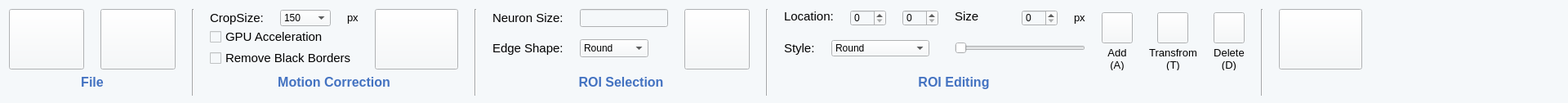
       <widget class="QWidget" name="widget_68" native="true">
        <property name="sizePolicy">
         <sizepolicy hsizetype="Preferred" vsizetype="Fixed">
          <horstretch>0</horstretch>
          <verstretch>0</verstretch>
         </sizepolicy>
        </property>
        <property name="minimumSize">
         <size>
          <width>1920</width>
          <height>126</height>
         </size>
        </property>
        <property name="maximumSize">
         <size>
          <width>16777215</width>
          <height>126</height>
         </size>
        </property>
        <property name="styleSheet">
         <string notr="true">background-color: rgb(245, 248, 250);</string>
        </property>
        <layout class="QFormLayout" name="formLayout">
         <property name="horizontalSpacing">
          <number>0</number>
         </property>
         <property name="verticalSpacing">
          <number>0</number>
         </property>
         <item row="0" column="0">
          <layout class="QGridLayout" name="gridLayout_2">
           <property name="horizontalSpacing">
            <number>20</number>
           </property>
           <item row="0" column="0" rowspan="3">
            <widget class="QPushButton" name="connectBehaviorCameraButton_2">
             <property name="sizePolicy">
              <sizepolicy hsizetype="Fixed" vsizetype="Fixed">
               <horstretch>0</horstretch>
               <verstretch>0</verstretch>
              </sizepolicy>
             </property>
             <property name="minimumSize">
              <size>
               <width>92</width>
               <height>74</height>
              </size>
             </property>
             <property name="maximumSize">
              <size>
               <width>92</width>
               <height>74</height>
              </size>
             </property>
             <property name="font">
              <font>
               <pointsize>11</pointsize>
              </font>
             </property>
             <property name="styleSheet">
              <string notr="true">color: rgb(231, 170, 255);
border-image: url(:/offline/Asset 2.png);</string>
             </property>
             <property name="text">
              <string/>
             </property>
            </widget>
           </item>
           <item row="0" column="1" rowspan="3">
            <widget class="QPushButton" name="connectBehaviorCameraButton_3">
             <property name="sizePolicy">
              <sizepolicy hsizetype="Fixed" vsizetype="Fixed">
               <horstretch>0</horstretch>
               <verstretch>0</verstretch>
              </sizepolicy>
             </property>
             <property name="minimumSize">
              <size>
               <width>92</width>
               <height>74</height>
              </size>
             </property>
             <property name="maximumSize">
              <size>
               <width>92</width>
               <height>74</height>
              </size>
             </property>
             <property name="font">
              <font>
               <pointsize>11</pointsize>
              </font>
             </property>
             <property name="styleSheet">
              <string notr="true">border-image: url(:/offline/Asset 3.png);</string>
             </property>
             <property name="text">
              <string/>
             </property>
            </widget>
           </item>
           <item row="0" column="2" rowspan="4">
            <widget class="Line" name="line">
             <property name="sizePolicy">
              <sizepolicy hsizetype="Fixed" vsizetype="Fixed">
               <horstretch>0</horstretch>
               <verstretch>0</verstretch>
              </sizepolicy>
             </property>
             <property name="minimumSize">
              <size>
               <width>2</width>
               <height>106</height>
              </size>
             </property>
             <property name="maximumSize">
              <size>
               <width>2</width>
               <height>106</height>
              </size>
             </property>
             <property name="orientation">
              <enum>Qt::Vertical</enum>
             </property>
            </widget>
           </item>
           <item row="0" column="3">
            <widget class="QLabel" name="label_161">
             <property name="sizePolicy">
              <sizepolicy hsizetype="Fixed" vsizetype="Fixed">
               <horstretch>0</horstretch>
               <verstretch>0</verstretch>
              </sizepolicy>
             </property>
             <property name="font">
              <font>
               <pointsize>11</pointsize>
              </font>
             </property>
             <property name="text">
              <string>CropSize:</string>
             </property>
             <property name="alignment">
              <set>Qt::AlignLeading|Qt::AlignLeft|Qt::AlignTop</set>
             </property>
            </widget>
           </item>
           <item row="0" column="4">
            <widget class="QComboBox" name="OffCropSizeValue">
             <property name="sizePolicy">
              <sizepolicy hsizetype="Fixed" vsizetype="Fixed">
               <horstretch>0</horstretch>
               <verstretch>0</verstretch>
              </sizepolicy>
             </property>
             <property name="minimumSize">
              <size>
               <width>62</width>
               <height>20</height>
              </size>
             </property>
             <property name="maximumSize">
              <size>
               <width>62</width>
               <height>20</height>
              </size>
             </property>
             <item>
              <property name="text">
               <string>150</string>
              </property>
             </item>
             <item>
              <property name="text">
               <string>300</string>
              </property>
             </item>
            </widget>
           </item>
           <item row="0" column="5" alignment="Qt::AlignVCenter">
            <widget class="QLabel" name="label_160">
             <property name="font">
              <font>
               <pointsize>10</pointsize>
              </font>
             </property>
             <property name="text">
              <string>px</string>
             </property>
             <property name="alignment">
              <set>Qt::AlignLeading|Qt::AlignLeft|Qt::AlignTop</set>
             </property>
            </widget>
           </item>
           <item row="0" column="6" rowspan="3">
            <widget class="QPushButton" name="connectBehaviorCameraButton_4">
             <property name="sizePolicy">
              <sizepolicy hsizetype="Fixed" vsizetype="Fixed">
               <horstretch>0</horstretch>
               <verstretch>0</verstretch>
              </sizepolicy>
             </property>
             <property name="minimumSize">
              <size>
               <width>102</width>
               <height>74</height>
              </size>
             </property>
             <property name="maximumSize">
              <size>
               <width>102</width>
               <height>74</height>
              </size>
             </property>
             <property name="font">
              <font>
               <pointsize>11</pointsize>
              </font>
             </property>
             <property name="styleSheet">
              <string notr="true">border-image: url(:/offline/Asset 16.png);</string>
             </property>
             <property name="text">
              <string/>
             </property>
            </widget>
           </item>
           <item row="0" column="7" rowspan="4">
            <widget class="Line" name="line_2">
             <property name="sizePolicy">
              <sizepolicy hsizetype="Fixed" vsizetype="Fixed">
               <horstretch>0</horstretch>
               <verstretch>0</verstretch>
              </sizepolicy>
             </property>
             <property name="minimumSize">
              <size>
               <width>2</width>
               <height>106</height>
              </size>
             </property>
             <property name="maximumSize">
              <size>
               <width>2</width>
               <height>106</height>
              </size>
             </property>
             <property name="orientation">
              <enum>Qt::Vertical</enum>
             </property>
            </widget>
           </item>
           <item row="0" column="8">
            <widget class="QLabel" name="label_162">
             <property name="sizePolicy">
              <sizepolicy hsizetype="Fixed" vsizetype="Fixed">
               <horstretch>0</horstretch>
               <verstretch>0</verstretch>
              </sizepolicy>
             </property>
             <property name="font">
              <font>
               <pointsize>11</pointsize>
              </font>
             </property>
             <property name="text">
              <string>Neuron Size:</string>
             </property>
             <property name="alignment">
              <set>Qt::AlignLeading|Qt::AlignLeft|Qt::AlignTop</set>
             </property>
            </widget>
           </item>
           <item row="0" column="9">
            <widget class="QLineEdit" name="OffNeSizeValue">
             <property name="sizePolicy">
              <sizepolicy hsizetype="Fixed" vsizetype="Fixed">
               <horstretch>0</horstretch>
               <verstretch>0</verstretch>
              </sizepolicy>
             </property>
             <property name="minimumSize">
              <size>
               <width>50</width>
               <height>20</height>
              </size>
             </property>
            </widget>
           </item>
           <item row="0" column="10" rowspan="3">
            <widget class="QPushButton" name="connectBehaviorCameraButton_8">
             <property name="sizePolicy">
              <sizepolicy hsizetype="Fixed" vsizetype="Fixed">
               <horstretch>0</horstretch>
               <verstretch>0</verstretch>
              </sizepolicy>
             </property>
             <property name="minimumSize">
              <size>
               <width>80</width>
               <height>74</height>
              </size>
             </property>
             <property name="maximumSize">
              <size>
               <width>80</width>
               <height>74</height>
              </size>
             </property>
             <property name="font">
              <font>
               <pointsize>11</pointsize>
              </font>
             </property>
             <property name="styleSheet">
              <string notr="true">border-image: url(:/offline/Asset 17.png);</string>
             </property>
             <property name="text">
              <string/>
             </property>
            </widget>
           </item>
           <item row="0" column="11" rowspan="4">
            <widget class="Line" name="line_3">
             <property name="sizePolicy">
              <sizepolicy hsizetype="Fixed" vsizetype="Fixed">
               <horstretch>0</horstretch>
               <verstretch>0</verstretch>
              </sizepolicy>
             </property>
             <property name="minimumSize">
              <size>
               <width>2</width>
               <height>106</height>
              </size>
             </property>
             <property name="maximumSize">
              <size>
               <width>2</width>
               <height>106</height>
              </size>
             </property>
             <property name="orientation">
              <enum>Qt::Vertical</enum>
             </property>
            </widget>
           </item>
           <item row="0" column="12" colspan="2">
            <widget class="QLabel" name="label_126">
             <property name="sizePolicy">
              <sizepolicy hsizetype="Fixed" vsizetype="Preferred">
               <horstretch>0</horstretch>
               <verstretch>0</verstretch>
              </sizepolicy>
             </property>
             <property name="font">
              <font>
               <pointsize>11</pointsize>
              </font>
             </property>
             <property name="text">
              <string>Location:</string>
             </property>
             <property name="alignment">
              <set>Qt::AlignLeading|Qt::AlignLeft|Qt::AlignTop</set>
             </property>
            </widget>
           </item>
           <item row="0" column="14">
            <widget class="QSpinBox" name="OffROILocationXValue">
             <property name="sizePolicy">
              <sizepolicy hsizetype="Fixed" vsizetype="Fixed">
               <horstretch>0</horstretch>
               <verstretch>0</verstretch>
              </sizepolicy>
             </property>
             <property name="minimumSize">
              <size>
               <width>44</width>
               <height>20</height>
              </size>
             </property>
             <property name="maximumSize">
              <size>
               <width>44</width>
               <height>20</height>
              </size>
             </property>
             <property name="maximum">
              <number>9999</number>
             </property>
            </widget>
           </item>
           <item row="0" column="15">
            <widget class="QSpinBox" name="OffROILocationYValue">
             <property name="sizePolicy">
              <sizepolicy hsizetype="Fixed" vsizetype="Fixed">
               <horstretch>0</horstretch>
               <verstretch>0</verstretch>
              </sizepolicy>
             </property>
             <property name="minimumSize">
              <size>
               <width>44</width>
               <height>20</height>
              </size>
             </property>
             <property name="maximumSize">
              <size>
               <width>44</width>
               <height>20</height>
              </size>
             </property>
             <property name="maximum">
              <number>9999</number>
             </property>
            </widget>
           </item>
           <item row="0" column="16">
            <widget class="QLabel" name="label_129">
             <property name="font">
              <font>
               <pointsize>11</pointsize>
              </font>
             </property>
             <property name="text">
              <string>Size</string>
             </property>
             <property name="alignment">
              <set>Qt::AlignLeading|Qt::AlignLeft|Qt::AlignTop</set>
             </property>
            </widget>
           </item>
           <item row="0" column="17">
            <widget class="QSpinBox" name="OffROISizeValue">
             <property name="sizePolicy">
              <sizepolicy hsizetype="Fixed" vsizetype="Fixed">
               <horstretch>0</horstretch>
               <verstretch>0</verstretch>
              </sizepolicy>
             </property>
             <property name="minimumSize">
              <size>
               <width>44</width>
               <height>20</height>
              </size>
             </property>
             <property name="maximumSize">
              <size>
               <width>44</width>
               <height>20</height>
              </size>
             </property>
             <property name="maximum">
              <number>9999</number>
             </property>
            </widget>
           </item>
           <item row="0" column="18" alignment="Qt::AlignVCenter">
            <widget class="QLabel" name="label_172">
             <property name="sizePolicy">
              <sizepolicy hsizetype="Fixed" vsizetype="Preferred">
               <horstretch>0</horstretch>
               <verstretch>0</verstretch>
              </sizepolicy>
             </property>
             <property name="font">
              <font>
               <pointsize>10</pointsize>
              </font>
             </property>
             <property name="text">
              <string>px</string>
             </property>
             <property name="alignment">
              <set>Qt::AlignLeading|Qt::AlignLeft|Qt::AlignTop</set>
             </property>
            </widget>
           </item>
           <item row="0" column="19" rowspan="2">
            <widget class="QPushButton" name="pushButton_75">
             <property name="sizePolicy">
              <sizepolicy hsizetype="Fixed" vsizetype="Fixed">
               <horstretch>0</horstretch>
               <verstretch>0</verstretch>
              </sizepolicy>
             </property>
             <property name="minimumSize">
              <size>
               <width>38</width>
               <height>38</height>
              </size>
             </property>
             <property name="maximumSize">
              <size>
               <width>38</width>
               <height>38</height>
              </size>
             </property>
             <property name="font">
              <font>
               <pointsize>9</pointsize>
              </font>
             </property>
             <property name="styleSheet">
              <string notr="true">border-image: url(:/offline/Asset 18.png);</string>
             </property>
             <property name="text">
              <string/>
             </property>
            </widget>
           </item>
           <item row="0" column="20" rowspan="2" alignment="Qt::AlignHCenter">
            <widget class="QPushButton" name="OffROITranButton">
             <property name="sizePolicy">
              <sizepolicy hsizetype="Fixed" vsizetype="Fixed">
               <horstretch>0</horstretch>
               <verstretch>0</verstretch>
              </sizepolicy>
             </property>
             <property name="minimumSize">
              <size>
               <width>38</width>
               <height>38</height>
              </size>
             </property>
             <property name="maximumSize">
              <size>
               <width>38</width>
               <height>38</height>
              </size>
             </property>
             <property name="font">
              <font>
               <pointsize>9</pointsize>
              </font>
             </property>
             <property name="styleSheet">
              <string notr="true">border-image: url(:/offline/Asset 19.png);</string>
             </property>
             <property name="text">
              <string/>
             </property>
            </widget>
           </item>
           <item row="0" column="21" rowspan="2">
            <widget class="QPushButton" name="OffROIDeleteButton">
             <property name="sizePolicy">
              <sizepolicy hsizetype="Fixed" vsizetype="Fixed">
               <horstretch>0</horstretch>
               <verstretch>0</verstretch>
              </sizepolicy>
             </property>
             <property name="minimumSize">
              <size>
               <width>38</width>
               <height>38</height>
              </size>
             </property>
             <property name="maximumSize">
              <size>
               <width>38</width>
               <height>38</height>
              </size>
             </property>
             <property name="font">
              <font>
               <pointsize>9</pointsize>
              </font>
             </property>
             <property name="styleSheet">
              <string notr="true">border-image: url(:/offline/Asset 20.png);</string>
             </property>
             <property name="text">
              <string/>
             </property>
            </widget>
           </item>
           <item row="0" column="22" rowspan="4">
            <widget class="Line" name="line_4">
             <property name="sizePolicy">
              <sizepolicy hsizetype="Fixed" vsizetype="Fixed">
               <horstretch>0</horstretch>
               <verstretch>0</verstretch>
              </sizepolicy>
             </property>
             <property name="minimumSize">
              <size>
               <width>2</width>
               <height>106</height>
              </size>
             </property>
             <property name="maximumSize">
              <size>
               <width>2</width>
               <height>106</height>
              </size>
             </property>
             <property name="orientation">
              <enum>Qt::Vertical</enum>
             </property>
            </widget>
           </item>
           <item row="0" column="23" rowspan="3">
            <widget class="QPushButton" name="OffNeuronExtractionButton">
             <property name="sizePolicy">
              <sizepolicy hsizetype="Fixed" vsizetype="Fixed">
               <horstretch>0</horstretch>
               <verstretch>0</verstretch>
              </sizepolicy>
             </property>
             <property name="minimumSize">
              <size>
               <width>102</width>
               <height>74</height>
              </size>
             </property>
             <property name="maximumSize">
              <size>
               <width>102</width>
               <height>74</height>
              </size>
             </property>
             <property name="font">
              <font>
               <pointsize>11</pointsize>
              </font>
             </property>
             <property name="styleSheet">
              <string notr="true">border-image: url(:/offline/Asset 21.png);</string>
             </property>
             <property name="text">
              <string/>
             </property>
            </widget>
           </item>
           <item row="1" column="3" colspan="2">
            <widget class="QCheckBox" name="OffGPUCheck">
             <property name="sizePolicy">
              <sizepolicy hsizetype="Fixed" vsizetype="Fixed">
               <horstretch>0</horstretch>
               <verstretch>0</verstretch>
              </sizepolicy>
             </property>
             <property name="font">
              <font>
               <pointsize>11</pointsize>
              </font>
             </property>
             <property name="text">
              <string>GPU Acceleration</string>
             </property>
            </widget>
           </item>
           <item row="1" column="8" rowspan="2">
            <widget class="QLabel" name="label_166">
             <property name="sizePolicy">
              <sizepolicy hsizetype="Fixed" vsizetype="Fixed">
               <horstretch>0</horstretch>
               <verstretch>0</verstretch>
              </sizepolicy>
             </property>
             <property name="font">
              <font>
               <pointsize>11</pointsize>
              </font>
             </property>
             <property name="text">
              <string>Edge Shape:</string>
             </property>
             <property name="alignment">
              <set>Qt::AlignLeading|Qt::AlignLeft|Qt::AlignTop</set>
             </property>
            </widget>
           </item>
           <item row="1" column="9" rowspan="2">
            <widget class="QComboBox" name="OffEdgeShapeValue">
             <property name="sizePolicy">
              <sizepolicy hsizetype="Fixed" vsizetype="Fixed">
               <horstretch>0</horstretch>
               <verstretch>0</verstretch>
              </sizepolicy>
             </property>
             <property name="minimumSize">
              <size>
               <width>84</width>
               <height>20</height>
              </size>
             </property>
             <item>
              <property name="text">
               <string>Round</string>
              </property>
             </item>
             <item>
              <property name="text">
               <string>Freehand</string>
              </property>
             </item>
            </widget>
           </item>
           <item row="1" column="12" rowspan="2" alignment="Qt::AlignVCenter">
            <widget class="QLabel" name="label_189">
             <property name="font">
              <font>
               <pointsize>11</pointsize>
              </font>
             </property>
             <property name="text">
              <string>Style:</string>
             </property>
             <property name="alignment">
              <set>Qt::AlignLeading|Qt::AlignLeft|Qt::AlignTop</set>
             </property>
            </widget>
           </item>
           <item row="1" column="13" rowspan="2" colspan="3">
            <widget class="QComboBox" name="OffROIStyleValue">
             <property name="sizePolicy">
              <sizepolicy hsizetype="Fixed" vsizetype="Fixed">
               <horstretch>0</horstretch>
               <verstretch>0</verstretch>
              </sizepolicy>
             </property>
             <property name="minimumSize">
              <size>
               <width>120</width>
               <height>20</height>
              </size>
             </property>
             <property name="maximumSize">
              <size>
               <width>16777215</width>
               <height>20</height>
              </size>
             </property>
             <item>
              <property name="text">
               <string>Round</string>
              </property>
             </item>
             <item>
              <property name="text">
               <string>Square</string>
              </property>
             </item>
             <item>
              <property name="text">
               <string>Freehand</string>
              </property>
             </item>
            </widget>
           </item>
           <item row="1" column="16" rowspan="2" colspan="3">
            <widget class="QSlider" name="OffROISizeSlider">
             <property name="sizePolicy">
              <sizepolicy hsizetype="Fixed" vsizetype="Fixed">
               <horstretch>0</horstretch>
               <verstretch>0</verstretch>
              </sizepolicy>
             </property>
             <property name="minimumSize">
              <size>
               <width>160</width>
               <height>20</height>
              </size>
             </property>
             <property name="maximumSize">
              <size>
               <width>160</width>
               <height>20</height>
              </size>
             </property>
             <property name="orientation">
              <enum>Qt::Horizontal</enum>
             </property>
            </widget>
           </item>
           <item row="2" column="3" colspan="3">
            <widget class="QCheckBox" name="OffBlackBorderCheck">
             <property name="sizePolicy">
              <sizepolicy hsizetype="Fixed" vsizetype="Fixed">
               <horstretch>0</horstretch>
               <verstretch>0</verstretch>
              </sizepolicy>
             </property>
             <property name="font">
              <font>
               <pointsize>11</pointsize>
              </font>
             </property>
             <property name="text">
              <string>Remove Black Borders</string>
             </property>
            </widget>
           </item>
           <item row="2" column="19" alignment="Qt::AlignHCenter">
            <widget class="QLabel" name="label_191">
             <property name="sizePolicy">
              <sizepolicy hsizetype="Fixed" vsizetype="Preferred">
               <horstretch>0</horstretch>
               <verstretch>0</verstretch>
              </sizepolicy>
             </property>
             <property name="font">
              <font>
               <pointsize>10</pointsize>
              </font>
             </property>
             <property name="contextMenuPolicy">
              <enum>Qt::CustomContextMenu</enum>
             </property>
             <property name="layoutDirection">
              <enum>Qt::LeftToRight</enum>
             </property>
             <property name="text">
              <string>Add
(A)</string>
             </property>
             <property name="alignment">
              <set>Qt::AlignCenter</set>
             </property>
            </widget>
           </item>
           <item row="2" column="20" alignment="Qt::AlignHCenter">
            <widget class="QLabel" name="label_190">
             <property name="sizePolicy">
              <sizepolicy hsizetype="Fixed" vsizetype="Preferred">
               <horstretch>0</horstretch>
               <verstretch>0</verstretch>
              </sizepolicy>
             </property>
             <property name="font">
              <font>
               <pointsize>10</pointsize>
              </font>
             </property>
             <property name="contextMenuPolicy">
              <enum>Qt::CustomContextMenu</enum>
             </property>
             <property name="layoutDirection">
              <enum>Qt::LeftToRight</enum>
             </property>
             <property name="text">
              <string>Transfrom
(T)</string>
             </property>
             <property name="alignment">
              <set>Qt::AlignCenter</set>
             </property>
            </widget>
           </item>
           <item row="2" column="21" alignment="Qt::AlignHCenter">
            <widget class="QLabel" name="label_192">
             <property name="sizePolicy">
              <sizepolicy hsizetype="Fixed" vsizetype="Preferred">
               <horstretch>0</horstretch>
               <verstretch>0</verstretch>
              </sizepolicy>
             </property>
             <property name="font">
              <font>
               <pointsize>10</pointsize>
              </font>
             </property>
             <property name="contextMenuPolicy">
              <enum>Qt::CustomContextMenu</enum>
             </property>
             <property name="layoutDirection">
              <enum>Qt::LeftToRight</enum>
             </property>
             <property name="text">
              <string>Delete
(D)</string>
             </property>
             <property name="alignment">
              <set>Qt::AlignCenter</set>
             </property>
            </widget>
           </item>
           <item row="3" column="0" colspan="2">
            <widget class="QLabel" name="label_18">
             <property name="font">
              <font>
               <pointsize>12</pointsize>
               <weight>75</weight>
               <bold>true</bold>
              </font>
             </property>
             <property name="styleSheet">
              <string notr="true">color: rgb(67, 114, 193);</string>
             </property>
             <property name="text">
              <string>File</string>
             </property>
             <property name="alignment">
              <set>Qt::AlignCenter</set>
             </property>
            </widget>
           </item>
           <item row="3" column="3" colspan="4">
            <widget class="QLabel" name="label_36">
             <property name="font">
              <font>
               <pointsize>12</pointsize>
               <weight>75</weight>
               <bold>true</bold>
              </font>
             </property>
             <property name="styleSheet">
              <string notr="true">color: rgb(67, 114, 193);</string>
             </property>
             <property name="text">
              <string>Motion Correction</string>
             </property>
             <property name="alignment">
              <set>Qt::AlignCenter</set>
             </property>
            </widget>
           </item>
           <item row="3" column="8" colspan="3">
            <widget class="QLabel" name="label_164">
             <property name="font">
              <font>
               <pointsize>12</pointsize>
               <weight>75</weight>
               <bold>true</bold>
              </font>
             </property>
             <property name="styleSheet">
              <string notr="true">color: rgb(67, 114, 193);</string>
             </property>
             <property name="text">
              <string>ROI Selection</string>
             </property>
             <property name="alignment">
              <set>Qt::AlignCenter</set>
             </property>
            </widget>
           </item>
           <item row="3" column="15" colspan="2">
            <widget class="QLabel" name="label_45">
             <property name="font">
              <font>
               <pointsize>12</pointsize>
               <weight>75</weight>
               <bold>true</bold>
              </font>
             </property>
             <property name="styleSheet">
              <string notr="true">color: rgb(67, 114, 193);</string>
             </property>
             <property name="text">
              <string>ROI Editing</string>
             </property>
             <property name="alignment">
              <set>Qt::AlignCenter</set>
             </property>
            </widget>
           </item>
          </layout>
         </item>
        </layout>
       </widget>
